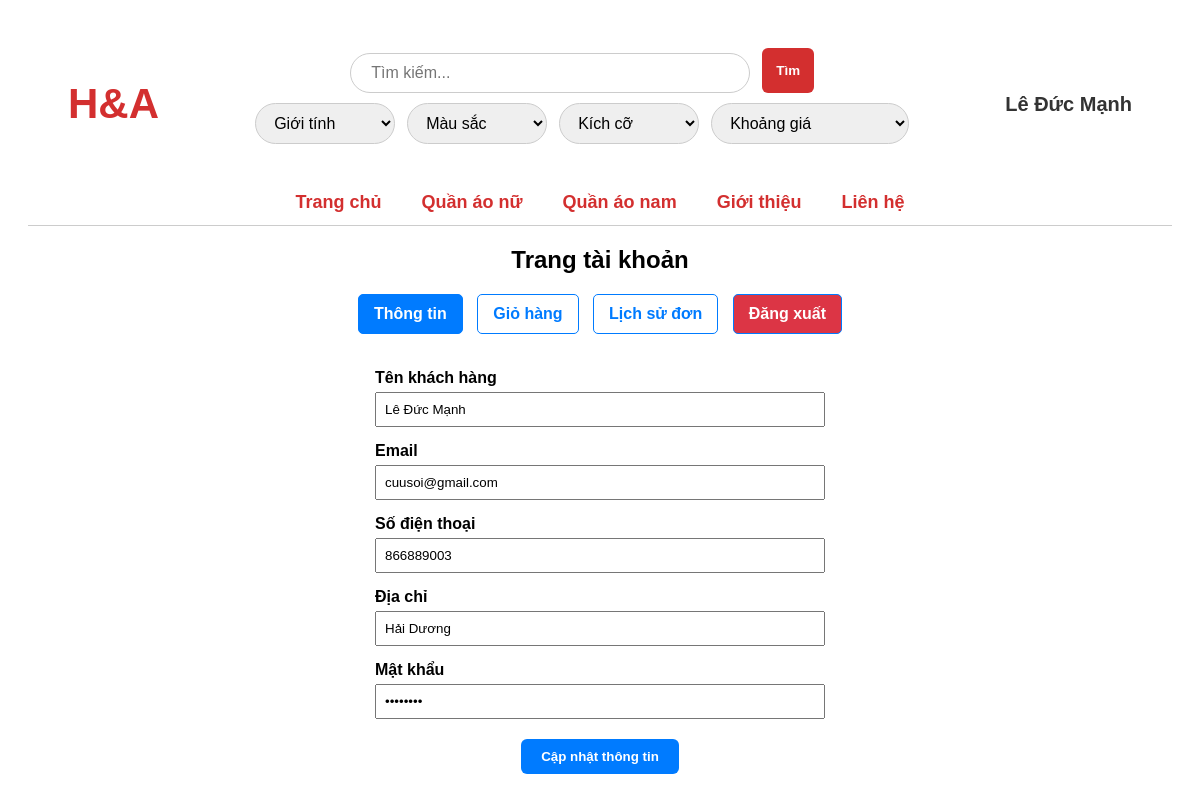
/view/account.php (signed in), run on the app's committed database.
### tables this page shows
CREATE TABLE `khachhang` (
  `MaKH` int(11) NOT NULL,
  `TenKH` varchar(50) NOT NULL,
  `Email` varchar(50) NOT NULL,
  `SDT` bigint(12) NOT NULL,
  `DiaChi` text NOT NULL,
  `MatKhau` varchar(50) NOT NULL
);

### view/account.php (the view, shortened to what this page needs)
<?php
include 'include/header.php';
$conn = new mysqli("localhost", "root", "", "h_a");
$MaKH = $_SESSION['MaKH'];
$sql = "SELECT * FROM khachhang WHERE MaKH = ?";
$stmt = $conn->prepare($sql);
$stmt->bind_param("i", $MaKH);
$stmt->execute();
$result = $stmt->get_result();
$user = $result->fetch_assoc();
?>
<!DOCTYPE html>
<html lang="vi">
<head>
</head>
<body>
<h2>Trang tài khoản</h2>
<div class="tabs">
    <button id="btn-info" onclick="showTab('info-tab')">Thông tin</button>
    <button id="btn-orders" onclick="showTab('orders-tab')">Giỏ hàng</button>
    <button id="btn-history" onclick="showTab('history-tab')">Lịch sử đơn</button>
    <button onclick="document.getElementById('logout-form').submit();" style="background-color: #dc3545; color: white;">Đăng xuất</button>
</div>
<div id="info-tab">
    <div class="form-wrapper">
        <form method="post">
            <label for="TenKH">Tên khách hàng</label>
            <input type="text" id="TenKH" name="TenKH" value="<?= htmlspecialchars($user['TenKH']) ?>">
            <label for="Email">Email</label>
            <input type="email" id="Email" name="Email" value="<?= htmlspecialchars($user['Email']) ?>">
            <label for="SDT">Số điện thoại</label>
            <input type="text" id="SDT" name="SDT" value="<?= htmlspecialchars($user['SDT']) ?>">
            <label for="DiaChi">Địa chỉ</label>
            <input type="text" id="DiaChi" name="DiaChi" value="<?= htmlspecialchars($user['DiaChi']) ?>">
            <label for="MatKhau">Mật khẩu</label>
            <input type="password" id="MatKhau" name="MatKhau" value="<?= htmlspecialchars($user['MatKhau']) ?>">
            <button type="submit" name="update_info" style="margin-top: 20px; padding: 10px 20px; background-color: #007bff; color: white;">Cập nhật thông tin</button>
        </form>
    </div>
</div>
</body>
</html>

### view/account.php (style rules this page uses)
body { font-family: Arial; padding: 20px; }
h2 { text-align: center; }
.tabs { text-align: center; margin-bottom: 20px; }
.tabs button { padding: 10px 15px; font-weight: bold; cursor: pointer; border: 1px solid #007bff; background-color: white; color: #007bff; border-radius: 5px; transition: 0.3s; margin: 0 5px; font-size: 16px; }
.tabs button.active, .tabs button:hover { background-color: #007bff; color: white; }
.form-wrapper { display: flex; flex-direction: column; align-items: center; }
form { text-align: center; width: 100%; max-width: 450px; }
label { display: block; margin-top: 15px; font-weight: bold; text-align: left; }
input[type="text"], input[type="email"], input[type="password"] { width: 100%; padding: 8px; margin-top: 5px; box-sizing: border-box; }
button[type="submit"] { padding: 8px 14px; border: none; border-radius: 6px; font-weight: 600; cursor: pointer; transition: 0.3s; }

### data on the page
khachhang: TenKH "Lê Đức Mạnh", Email "cuusoi@gmail.com", SDT "866889003", DiaChi "Hải Dương"

### other printed values
$_SESSION['TenKH'] "Lê Đức Mạnh"
